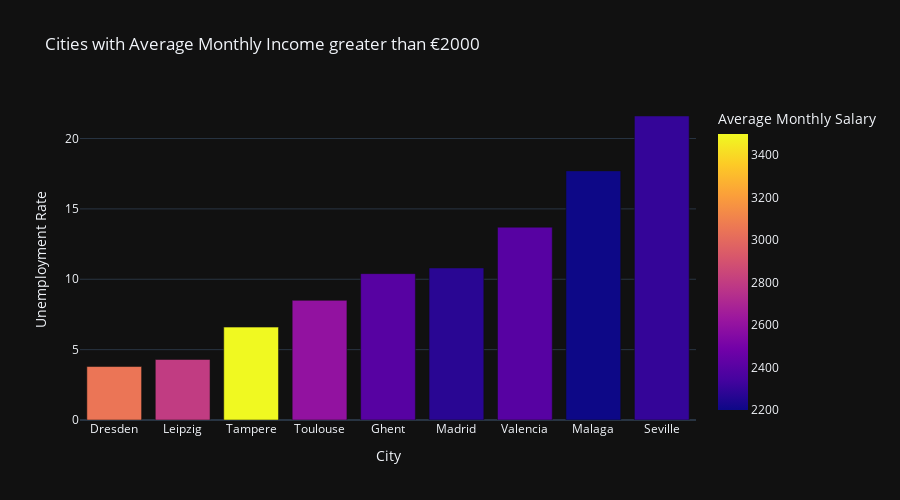

Write notebook code for a chart like this one.
### Code cell
fig = px.bar(data_frame=least_broke,
             x=least_broke.index.get_level_values(1),
             y='Unemployment Rate',
             hover_data={'Country': least_broke.index.get_level_values(0),
                         'Average Monthly Spending': least_broke['Average Cost of Living']},
             title='Cities with Average Monthly Income greater than €2000',
             labels={'y': 'Unemployment Rate',
                     'x': 'City'},
             color='Average Monthly Salary')
fig.update_layout(width=900,
                  height=500)

fig.show()

### Figure 1 — Plotly figure (JSON) as saved in the notebook; plotly's stock layout.template omitted (floating-point values rounded to 4 significant figures)
{"data": [{"customdata": [["Germany", 1530], ["Germany", 1600], ["Finland", 1600], ["France", 1600], ["Belgium", 1200], ["Spain", 1589], ["Spain", 1300], ["Spain", 1400], ["Spain", 1150]], "hovertemplate": "City=%{x}<br>Unemployment Rate=%{y}<br>Country=%{customdata[0]}<br>Average Monthly Spending=%{customdata[1]}<br>Average Monthly Salary=%{marker.color}<extra></extra>", "legendgroup": "", "marker": {"color": [3050, 2800, 3500, 2600, 2400, 2271, 2400, 2200, 2300], "coloraxis": "coloraxis", "pattern": {"shape": ""}}, "name": "", "orientation": "v", "showlegend": false, "textposition": "auto", "x": ["Dresden", "Leipzig", "Tampere", "Toulouse", "Ghent", "Madrid", "Valencia", "Malaga", "Seville"], "xaxis": "x", "y": [3.8, 4.3, 6.6, 8.5, 10.4, 10.8, 13.7, 17.7, 21.6], "yaxis": "y", "type": "bar"}], "layout": {"xaxis": {"anchor": "y", "domain": [0.0, 1.0], "title": {"text": "City"}}, "yaxis": {"anchor": "x", "domain": [0.0, 1.0], "title": {"text": "Unemployment Rate"}}, "coloraxis": {"colorbar": {"title": {"text": "Average Monthly Salary"}}, "colorscale": [[0.0, "#0d0887"], [0.1111, "#46039f"], [0.2222, "#7201a8"], [0.3333, "#9c179e"], [0.4444, "#bd3786"], [0.5556, "#d8576b"], [0.6667, "#ed7953"], [0.7778, "#fb9f3a"], [0.8889, "#fdca26"], [1.0, "#f0f921"]]}, "legend": {"tracegroupgap": 0}, "title": {"text": "Cities with Average Monthly Income greater than €2000"}, "barmode": "relative", "width": 900, "height": 500}}
